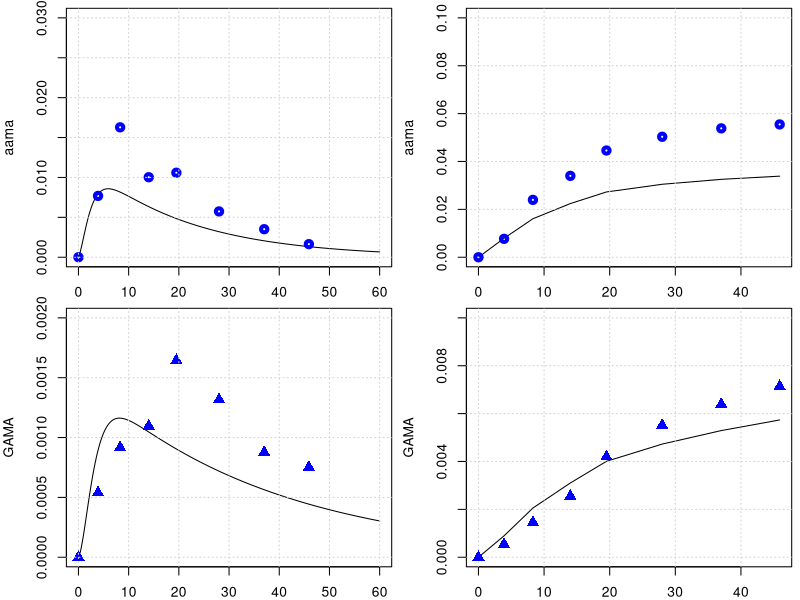

R code for this plot:
library(deSolve)
library(minpack.lm)
graphics.off()

# body weight in kg
BW = 70 
# fractions of BW
##https://journals.sagepub.com/doi/pdf/10.1177/ANIB_32_3-4
F_B = 0.079 
F_B_AB = 0.35 #fraction: arterial blood of blood volume
F_B_VB = 0.65 #fraction: venous blood of blood volume
F_Li = 0.026
F_Ki = 0.0044
F_T = 1-(F_B+F_Li+F_Ki)
# organ volumes in L
V_AB <- BW*F_B*F_B_AB
V_VB <- BW*F_B*F_B_VB 
V_T <- BW*F_T
V_Ki <- BW*F_Ki
V_Li <- BW*F_Li
# cardiac output in L/(kg*h)
##https://journals.sagepub.com/doi/pdf/10.1177/ANIB_32_3-4
QCC = 16        #12.5 # maybe 14 or 6.5 check?
Q_C = QCC*BW^0.75
#FQ_P = 2.5/100 Trine: We don't have a lung compartment in this model
FQ_Li = 0.255
FQ_Ki = 0.19 #total - there is also an aterial flow rate 
FQ_T = 1 -( FQ_Li + FQ_Ki) # +FQ_P) Trine: We don't have a lung compartment in this model
Q_Li <- Q_C*FQ_Li
Q_Ki <- Q_C*FQ_Ki
Q_T <- Q_C*FQ_T

MW_aa = 71   # mg/mmol
MW_ga = 87   # mg/mmol
MW_GSH = 307.32 # mg/mmol
k_0_GSH = 7   # from Sweeney paper.
MW_GSH = 307.32     # mg/mmol
AGSH0 = k_0_GSH * V_Li * MW_GSH


# +++++++++++++++++++++++++++++++++++++++++++++++++++++++++++++++++
# partition coefficient 
pAA_TB = .2        # Tissue::blood partition AA, Sweeney et al (2010) paper
pAA_KiB = 0.8      # Kidney::blood partition AA, Sweeney et al (2010) paper
pAA_LiB = 0.4      # liver::blood partition AA, Sweeney et al (2010) paper
# Maybe we said it earlier and these parameters are not sensitive to the model, but from which paper did you get the values of these partition coefs., 
# in the paper of Sweeney and of Li are different pAA_LiB = 0.4 and pAA_KiB = 0.8.

# reaction rate constants 
k_AAuptake = 1 #1/h

k_onAA_T = 0.028  #1/h     # we took it from Sweenney
k_onAA_B = 0.036  #1/h
k_onAA_Li = 0.71 #1/h
k_onAA_Ki = 0.13 #1/h

# from 0.23 to 0.35
k_cl_GSH = 0.035   # 1/h   #  Reed et al. 2008 'A mathematical model of glutathione metabolism'
#doi:10.1186/1742-4682-5-8

# k_onAA_GSH = 0.55 # L/(mmol h)
# check, we do not use it any more.
k_exc_AAMA = 0.049  ## ##MK Furh et al. report on Elimination half-life of AAMA as ~17.4 h, then k_exc_AAMA=0.0398 h-1#
# 'Toxicokinetics of acrylamide in humans after ingestion of a defined dose in a test meal to improve risk assessment for acrylamide carcinogenicity'
# DOI: 10.1158/1055-9965.EPI-05-0647
# 0.049 #1/h or 0.13 # this will change the shape

# Maximum velocity for enzymatic reaction 
V_max_p450 = 9 /MW_aa*BW^0.7  # mg/h  from Sweenney paper, checked!
# maximum rate of GA and AA conjugation with GSH (mg/(h BW^0.7))
Vmax_AA_GSH <- 24*BW^0.7 # from the Sweeny  fitted   mg/h



### PARAMETERS FOR GA
# partition coefficient
pGA_TB = 1.35 # Have been calculated from the Doerge et al 2005 paper on TK in mice
pGA_LiB = 0.63 # Have been calculated from the Doerge et al 2005 paper on TK in mice
pGA_KiB = .3

#k_onGA_GSH = 0.8 #L/(mmol h)
k_onGA_T = 0.69        #1/h
k_onGA_B = 0.108       #1/h
k_onGA_Ki = k_onAA_T/2 #1/h
k_onGA_Li = 0.115      #1/h

k_exc_GAMA = 0.027   ##MK Furh et al. report on Elimination half-life of GAMA: ~25.1 hours, then k_exc_GAMA = 0.0276 h-1##  
# 0.077 #1/h  # or 0.027 # from sweeney # 
k_exc_GAOH = 0.077     # 1/h  # from sweeney
# (removed as no longer used) k_exc_GA <- .4         # 1/h Q_Ki*0.025


# Maximum velocity for enzymatic reaction 
V_max_EH = 20 *BW^0.7  
KM_p450 = 10.0
KM_EH = 100.0
# maximum rate of GA and AA conjugation with GSH (mg/(h BW^0.7))
Vmax_GA_GSH <- 20*BW^0.7 # from the Sweeny ( Vmax_GC2 )  fitted   mg/h

KMG1 = 50  #!Km with respect to AA for GSH conjugation mg/L (from Sweeny code) 
# Trine: This should be mg. Delete the term MW_aa
# Sweeney has this parameter for rats ans 100 mg/L why did you use this number and why divived by MW??

KMGG = .1/MW_GSH        # !KM with respect to GSH for AA or GA conjugation with GSH mmol/L. Trine: should be mg/L
####and that this is 307 mg/L #This comment is wrong ignore
KMG2 = 100  #!Km with respect to GA for GSH conjugation mM. Trine: This should be mg. Delete the term MW_aa
# The same comment as for KMG1

# from the code, not from paper
KPT_Li = 0.015    # !'protein turnover rate in liver'# this is confimred in the exp. values of Sweeney
KPT_Ki = 0.013    # !'protein turnover rate in kidney'# 1/h this is 0.012 in Sweeney, I guess its not much of difference
KPTR   = 1        # !'protein turnover rate in rpt'# this is 0.012 in Li et.al
KPTS   = 0.0039   # !'protein turnover rate in spt'# and this they have it 0.0051 Sweeney and Li 0.0012 refering to Sweeney
KPTRB  = 0.0039   # !'protein turnover rate in rbc'# how did we get that?
KPTPL  = 0.012    # !'protein turnover rate in plasma'# Sweeney has 0.012 for this value
# +++++++++++++++++++++++++++++++++++++++++++++++++++++++++++++++++
# create list of parameter
# +++++++++++++++++++++++++++++++++++++++++++++++++++++++++++++++++
params <- unlist(c(data.frame(pAA_TB, pAA_LiB, pAA_KiB,
                              pGA_TB, pGA_LiB, pGA_KiB,
                              k_onAA_T, k_onAA_B, k_onAA_Li,  k_onAA_Ki,
                              k_onGA_T, k_onGA_B, k_onGA_Li, k_onGA_Ki, 
                              k_exc_AAMA, k_exc_GAMA,
                              k_cl_GSH, V_max_p450, KM_p450, V_max_EH, KM_EH,
                              k_AAuptake)
))
yini <- c(m_AA_AB = 0.0, m_GA_AB = 0.0,      a_pb_AA_B = 0 ,
          m_AA_VB = 0.0, m_GA_VB = 0.0,
          m_AA_Ki = 0.0, m_GA_Ki = 0.0, m_AA_dose = 0 ,
          m_AA_Li = 0.0, m_AAMA = 0.0, 
          m_GA_Li = 0.0, a_pb_GA_Li = 0.0,
          m_GAMA  = 0.0,       
          m_GSH_Li = k_0_GSH * V_Li * MW_GSH, 
          m_AA_T = 0.0, m_GA_T = 0.0,
          m_GAOH = 0.0, 
          m_AA_out = 0.0, m_AA_in = 0.0, m_AA_accum = 0.0, m_AA_free = 0.0, 
          m_GA_out = 0.0, m_GA_in = 0.0, m_GA_accum = 0.0, m_GA_free = 0.0, 
          a_pb_AA_Ki = 0,  a_pb_AA_Li = 0,
          a_pb_GA_Ki = 0, a_pb_AA_T = 0, a_pb_GA_B = 0, a_pb_GA_T = 0
)
# ++++++++++++++++++++++++++++++++++++++++++++++++++++++++++++++++++
# PBPK model for Acrylamide (AA) with GA and mass-balance diagnostics
# ++++++++++++++++++++++++++++++++++++++++++++++++++++++++++++++++++
PBPKmodelAA <- function(t, state, parameter) {
  with(as.list(c(t, state, parameter)), {
    
    #----#---#  Model for AA  #---#---#
    # concentrations blood in the organs in mg/L
    c_AA_AB <- m_AA_AB / V_AB
    c_AA_VB <- m_AA_VB / V_VB
    c_AA_T  <- m_AA_T  / V_T
    c_AA_Li <- m_AA_Li / V_Li   
    c_AA_Ki <- m_AA_Ki / V_Ki
    
    c_GSH_Li <- m_GSH_Li / V_Li
    
    # units checked -> mg/h
    dm_AA_dose <- - k_AAuptake * m_AA_dose
    
    # Blood
    # units checked -> mg/h
    dm_AA_AB <- Q_C * (c_AA_VB - c_AA_AB) - k_onAA_B * m_AA_AB
    dm_AA_VB <- Q_T * (c_AA_T / pAA_TB) + Q_Li * (c_AA_Li / pAA_LiB) + Q_Ki * (c_AA_Ki / pAA_KiB) -
                  Q_C * c_AA_VB - k_onAA_B * m_AA_VB
    
    # overall turnover / bound pool in blood (diagnostic of binding turnover)
    da_pb_AA_B <- k_onAA_B * m_AA_AB + k_onAA_B * m_AA_VB - a_pb_AA_B * KPTRB
    
    # Kidney
    dm_AA_Ki <- Q_Ki * c_AA_AB - Q_Ki * (c_AA_Ki / pAA_KiB) - k_onAA_Ki * m_AA_Ki
    # protein turnover AA in Kidney
    da_pb_AA_Ki <- k_onAA_Ki * m_AA_Ki - a_pb_AA_Ki * KPT_Ki
    
    # liver metabolism (AA -> GA via P450 and AA -> AAMA via GSH conjugation)
    metAA_GSH  <- Vmax_AA_GSH * c_AA_Li * c_GSH_Li / ((KMG1 + c_AA_Li) * (KMGG + c_GSH_Li))
    metAA_P450 <- V_max_p450 * MW_aa * c_AA_Li / (KM_p450 + c_AA_Li)
    
    # Liver mass balance for AA
    dm_AA_Li <- Q_Li * (c_AA_AB - c_AA_Li / pAA_LiB) + k_AAuptake * m_AA_dose -
                  k_onAA_Li * m_AA_Li - metAA_P450 - metAA_GSH
    # protein turnover AA in Liver
    da_pb_AA_Li <- k_onAA_Li * m_AA_Li - a_pb_AA_Li * KPT_Li
    
    # Tissue
    dm_AA_T <- Q_T * (c_AA_AB - c_AA_T / pAA_TB) - k_onAA_T * m_AA_T
    # protein turnover AA in Tissue
    da_pb_AA_T <- k_onAA_T * m_AA_T - a_pb_AA_T * KPTS
    
    # Urine / metabolite AAMA (from AA via GSH conjugation)
    dm_AAMA <- metAA_GSH - m_AAMA * k_exc_AAMA
    
    # Some useful diagnostic lumped rates for AA
    dm_AA_out   <- metAA_P450 + metAA_GSH + k_onAA_Li * m_AA_Li        # AA lost from AA pool (met+binding)
    dm_AA_in    <- k_AAuptake * m_AA_dose                             # uptake from dose reservoir
    dm_AA_accum <- k_onAA_B * m_AA_AB + k_onAA_B * m_AA_VB +  k_onAA_Li * m_AA_Li+
                    k_onAA_T * m_AA_T + k_onAA_Ki * m_AA_Ki           # binding accumulation rates
    dm_AA_free  <- dm_AA_AB + dm_AA_VB + dm_AA_T + dm_AA_Li + dm_AA_Ki
    
    ########################################################################################
    #-GA-#-GA-#  Model for GA  #-GA-#-GA-#    
    # concentrations blood in the organs in mg/L
    c_GA_AB <- m_GA_AB / V_AB
    c_GA_VB <- m_GA_VB / V_VB
    c_GA_T  <- m_GA_T  / V_T
    c_GA_Li <- m_GA_Li / V_Li
    c_GA_Ki <- m_GA_Ki / V_Ki
    
    # Blood
    dm_GA_AB <- Q_C * (c_GA_VB - c_GA_AB) - k_onGA_B * m_GA_AB
    dm_GA_VB <- Q_T * (c_GA_T / pGA_TB) + Q_Li * (c_GA_Li / pGA_LiB) + Q_Ki * (c_GA_Ki / pGA_KiB) -
                  Q_C * c_GA_VB - k_onGA_B * m_GA_VB
    
    da_pb_GA_B <- k_onGA_B * m_GA_AB + k_onGA_B * m_GA_VB - a_pb_GA_B * KPTRB
    
    # Kidney
    dm_GA_Ki <- Q_Ki * c_GA_AB - Q_Ki * (c_GA_Ki / pGA_KiB) - k_onGA_Ki * m_GA_Ki
    da_pb_GA_Ki <- k_onGA_Ki * m_GA_Ki - a_pb_GA_Ki * KPT_Ki
    
    # Liver metabolism for GA (and formation from AA via p450)
    metGA_GSH <- Vmax_GA_GSH * c_GSH_Li * c_GA_Li / ((c_GA_Li + KMG2) * (c_GSH_Li + KMGG))
    metGA_EH  <- V_max_EH  * c_GA_Li / (KM_EH + c_GA_Li)
    
    dm_GA_Li <- Q_Li * (c_GA_AB - c_GA_Li / pGA_LiB) - k_onGA_Li * m_GA_Li +
                      metAA_P450 - metGA_GSH - metGA_EH
    # protein turnover GA in Liver
    da_pb_GA_Li <- k_onGA_Li * m_GA_Li - a_pb_GA_Li * KPT_Li
    
    # GA metabolites (excretable)
    dm_GAMA  <- metGA_GSH - m_GAMA * k_exc_GAMA
    dm_GAOH  <- metGA_EH  - m_GAOH * k_exc_GAOH
    
    # Tissue
    dm_GA_T <- Q_T * (c_GA_AB - c_GA_T / pGA_TB) - k_onGA_T * m_GA_T
    da_pb_GA_T <- k_onGA_T * m_GA_T - a_pb_GA_T * KPTS
    
    # GSH pool in liver (consumed by both AA and GA conjugation)
    dm_GSH_Li <- k_0_GSH * V_Li * MW_GSH - k_cl_GSH * m_GSH_Li - metAA_GSH - metGA_GSH
    
    # Useful GA diagnostics
    dm_GA_out   <- metGA_GSH + metGA_EH
    dm_GA_in    <- metAA_P450
    dm_GA_accum <- k_onGA_B * m_GA_AB + k_onGA_B * m_GA_VB +
                      k_onGA_T * m_GA_T + k_onGA_Li * m_GA_Li + k_onGA_Ki * m_GA_Ki
    dm_GA_free  <- dm_GA_AB + dm_GA_VB + dm_GA_T + dm_GA_Li + dm_GA_Ki
    
    
    
    
    
    
    # -------------------------------------------------------------------------
    # Mass-balance diagnostics (do not change dynamics; returned as named outputs)
    # Total mass pools (AA, GA, and combined AA+GA + metabolites)
    total_AA_mass <- m_AA_dose + m_AA_AB + m_AA_VB + m_AA_T + m_AA_Li + m_AA_Ki + m_AAMA
    print(total_AA_mass)
    total_GA_mass <- m_GA_AB + m_GA_VB + m_GA_T + m_GA_Li + m_GA_Ki + m_GAMA + m_GAOH
    print(total_GA_mass)
    
    # Rate of change of total AA (sum of AA derivatives)
    dm_total_AA <- dm_AA_dose + dm_AA_AB + dm_AA_VB + dm_AA_T + dm_AA_Li + dm_AA_Ki + dm_AAMA
    # Rate of change of total GA (sum of GA derivatives)
    dm_total_GA <- dm_GA_AB + dm_GA_VB + dm_GA_T + dm_GA_Li + dm_GA_Ki + dm_GAMA + dm_GAOH
    
    # Combined pool derivative (AA + GA + excretable metabolites)
    combined_deriv <- dm_total_AA + dm_total_GA
    
    # Total excretion (rate at which mass leaves the modeled system)
    total_excretion_rate <- m_AAMA * k_exc_AAMA + m_GAMA * k_exc_GAMA + m_GAOH * k_exc_GAOH
    
    # For perfect mass conservation: combined_deriv + total_excretion_rate should be ~ 0
    # (because conversions AA->GA are internal transfers; only excretion removes mass)
    mass_balance_residual <- combined_deriv + total_excretion_rate
    
    # Flow/volume diagnostics
    flow_residual <- Q_C - (Q_T + Q_Li + Q_Ki)   # if non-zero, flows don't sum to cardiac output
    volume_sum    <- V_AB + V_VB + V_T + V_Li + V_Ki  # check if sum matches expected total blood/tissue volume
    
    # -------------------------------------------------------------------------
    # Return: first element must be vector of derivatives (in the same order as `state`)
    derivs <- c(
      dm_AA_AB,    dm_GA_AB,   da_pb_AA_B,
      dm_AA_VB,    dm_GA_VB,
      dm_AA_Ki,    dm_GA_Ki,   dm_AA_dose,
      dm_AA_Li,    dm_AAMA,
      dm_GA_Li,    da_pb_GA_Li, dm_GAMA,
      dm_GSH_Li,   dm_AA_T,     dm_GA_T,
      dm_GAOH,
      dm_AA_out,   dm_AA_in,   dm_AA_accum, dm_AA_free,
      dm_GA_out,   dm_GA_in,   dm_GA_accum, dm_GA_free,
      da_pb_AA_Ki, da_pb_AA_Li,
      da_pb_GA_Ki, da_pb_AA_T, da_pb_GA_B,  da_pb_GA_T
    )
    
    # Named diagnostics returned as additional items (deSolve will include them in output)
    return(list(
      derivs,
      total_AA_mass = total_AA_mass,
      total_GA_mass = total_GA_mass,
      combined_total_mass = total_AA_mass + total_GA_mass,
      dm_total_AA = dm_total_AA,
      dm_total_GA = dm_total_GA,
      combined_deriv = combined_deriv,
      total_excretion_rate = total_excretion_rate,
      mass_balance_residual = mass_balance_residual,
      flow_residual = flow_residual,
      volume_sum = volume_sum
    ))
  })
}
PBPKmodelAA <- compiler::cmpfun(PBPKmodelAA)

# ++++++++++++++++++++++++++++++++++++++++++++++++++++++++++++++++++
# manual readout from Kopp and Dekant 2009
# ++++++++++++++++++++++++++++++++++++++++++++++++++++++++++++++++++
times <- seq(from = 0, to = 60, by = 0.1)
diet <- data.frame(var = "m_AA_dose", method = "add",
                   time = c(0.0),  value = 0.5 *BW /1000 )  # dose of 0.05 microg/kg bw
out <- ode(y = yini, times = times, func = PBPKmodelAA, parms = params, events = list(data = diet))
yobs_urine <- data.frame(
  time = c(0.0, 3.9, 8.3, 14, 19.5, 28, 37, 45.9),
  AAMA = c(0.0/1000000, 32.8/1000000, 69.5/1000000, 42.8/1000000, 45.2/1000000, 24.5/1000000, 15/1000000, 7/1000000)*234.28, #https://pubchem.ncbi.nlm.nih.gov/compound/N-Acetyl-S-_2-carbamoylethyl_-L-cysteine
  GAMA = c(0.0, 2.15*1e-6, 3.66*1e-6, 4.38*1e-6, 6.57*1e-6, 5.26*1e-6, 3.50*1e-6, 3.0*1e-6)*250.27
)

# plot for AAMA in urinary
par(mfrow=c(2,2),mar=c(2,4,.5,.5))
plot(out[,'time'], out[,'m_AAMA']   ,type = 'l',xlab = 'time', ylab = 'aama', ylim = c(0,.03) )
points(yobs_urine$time, yobs_urine$AAMA , col="blue", lwd = 4) ; grid()
time_points_measure_unrine = c(1, 40, 84, 141, 196, 280 , 371, 460)
tamtam = out[,'m_AAMA'][time_points_measure_unrine ]
plot(yobs_urine$time, cumsum( tamtam ),type = 'l', ylab = 'aama', ylim = c(0,.1), xlab = 'time' ); grid()
points(yobs_urine$time, cumsum(yobs_urine$AAMA) , col="blue", lwd = 4)

# plot for GAMA 
plot(out[,'time'], out[,'m_GAMA']  ,type = 'l',xlab = '', ylab = 'GAMA', ylim = c(0,.002) )
points(yobs_urine$time, yobs_urine$GAMA , col="blue", cex = 1.5, pch = 17); grid()
time_points_measure_unrine = c(1, 40, 84, 141, 196, 280 , 371, 460)
tamtam = out[,'m_GAMA'][time_points_measure_unrine ]
plot(yobs_urine$time, cumsum( tamtam ),type = 'l',xlab = '', ylab = 'GAMA', ylim = c(0,.01) ); grid()
points(yobs_urine$time, cumsum(yobs_urine$GAMA) , col="blue",cex = 1.5, pch = 17)
